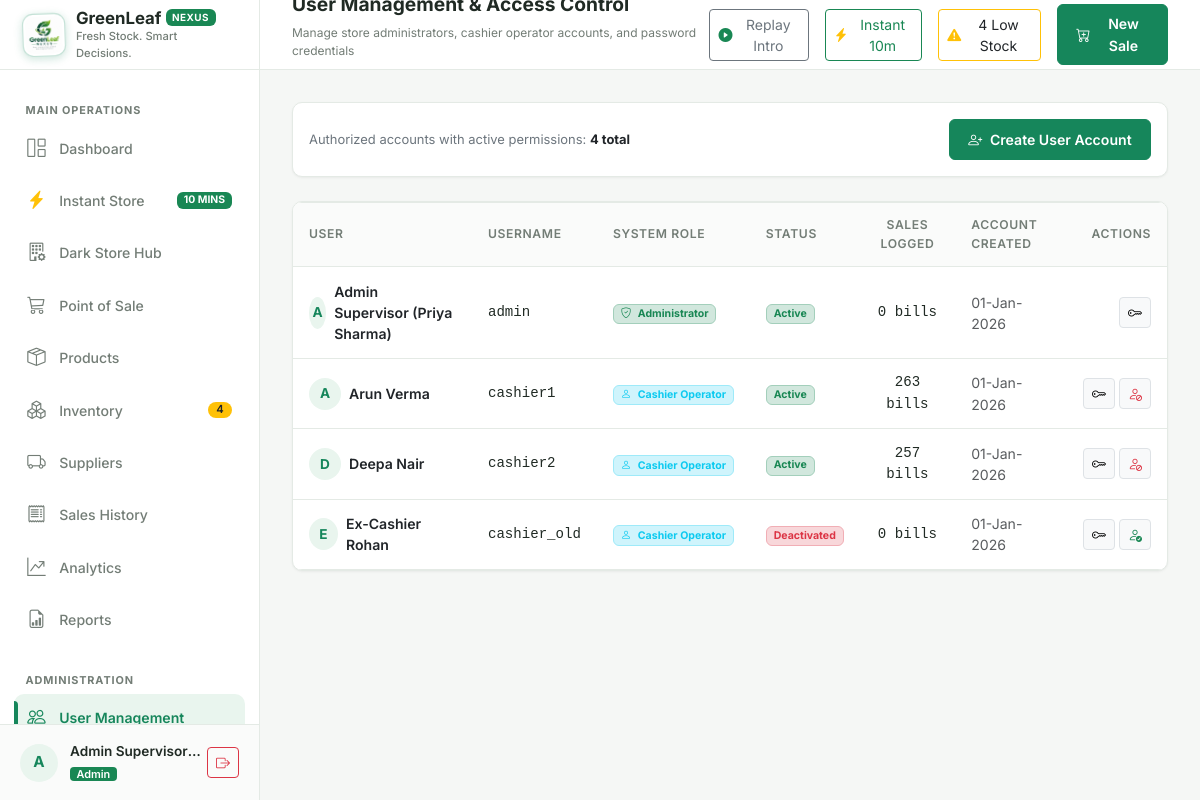
Page /users/ (signed in) on the committed database.
### models/user.py (models this page shows, shortened)
class User(UserMixin, db.Model):
    __tablename__ = "users"
    user_id = db.Column(db.Integer, primary_key=True, autoincrement=True)
    username = db.Column(db.String(50), unique=True, nullable=False, index=True)
    full_name = db.Column(db.String(100), nullable=False)
    password_hash = db.Column(db.String(255), nullable=False)
    role = db.Column(db.String(20), nullable=False, default="cashier")  # 'admin' or 'cashier'
    is_active = db.Column(db.Boolean, default=True, nullable=False)
    created_at = db.Column(db.DateTime, default=datetime.utcnow, nullable=False)
    sales = db.relationship("Sale", back_populates="cashier", lazy="dynamic")
    movements = db.relationship("InventoryMovement", back_populates="user", lazy="dynamic")
    audit_logs = db.relationship("AuditLog", back_populates="user", lazy="dynamic")
    @property
    def is_admin(self):
        return self.role == "admin"

### routes/users.py (the view)
@users_bp.route("/")
@login_required
@admin_required
def index():
    users = User.query.order_by(User.role.asc(), User.username.asc()).all()
    return render_template("users/index.html", users=users)

### routes/auth.py (called while the page is built)
def admin_required(f):
    @wraps(f)
    def decorated_function(*args, **kwargs):
        if not current_user.is_authenticated:
            return redirect(url_for("auth.login", next=request.url))
        if not current_user.is_admin:
            flash("Access denied: Administrator privileges required.", "danger")
            return abort(403)
        return f(*args, **kwargs)
    return decorated_function

### templates/users/index.html (shortened to what this page needs)
{% extends "base.html" %}
{% block page_subtitle %}Manage store administrators, cashier operator accounts, and password credentials{% endblock %}
{% block content %}
<div class="card-custom p-3 mb-4">
  <div class="d-flex align-items-center justify-content-between">
    <div class="text-secondary small">
      Authorized accounts with active permissions: <strong class="text-dark">{{ users|length }} total</strong>
    </div>
    <button type="button" class="btn btn-sm btn-green" data-bs-toggle="modal" data-bs-target="#createUserModal">
      <i class="bi bi-person-plus me-1"></i> Create User Account
    </button>
  </div>
</div>
<div class="card-custom p-0 overflow-hidden mb-4">
  <div class="table-responsive">
    <table class="table-custom mb-0">
      <thead>
        <tr>
          <th>User</th>
          <th>Username</th>
          <th>System Role</th>
          <th>Status</th>
          <th class="text-center">Sales Logged</th>
          <th>Account Created</th>
          <th class="text-end">Actions</th>
        </tr>
      </thead>
      <tbody>
        {% for u in users %}
        <tr>
          <td>
            <div class="d-flex align-items-center gap-2">
              <div class="user-avatar" style="width: 32px; height: 32px; font-size: 0.85rem;">
                {{ u.full_name[:1].upper() }}
              </div>
              <div class="fw-semibold text-dark">{{ u.full_name }}</div>
            </div>
          </td>
          <td class="font-monospace small">{{ u.username }}</td>
          <td>
            {% if u.role == 'admin' %}
              <span class="badge bg-success-subtle text-success border border-success-subtle">
                <i class="bi bi-shield-check me-1"></i> Administrator
              </span>
            {% else %}
              <span class="badge bg-info-subtle text-info border border-info-subtle">
                <i class="bi bi-person me-1"></i> Cashier Operator
              </span>
            {% endif %}
          </td>
          <td>
            {% if u.is_active %}
              <span class="badge bg-success-subtle text-success border border-success-subtle">Active</span>
            {% else %}
              <span class="badge bg-danger-subtle text-danger border border-danger-subtle">Deactivated</span>
            {% endif %}
          </td>
          <td class="text-center font-monospace">{{ u.sales.count() }} bills</td>
          <td class="small text-muted">{{ u.created_at.strftime('%d-%b-%Y') }}</td>
          <td class="text-end">
            <div class="d-inline-flex gap-1">
              <button type="button" class="btn btn-sm btn-light border py-1 px-2"
                      data-bs-toggle="modal" data-bs-target="#resetPasswordModal"
                      data-id="{{ u.user_id }}" data-username="{{ u.username }}"
                      title="Reset Password">
                <i class="bi bi-key"></i>
              </button>
              {% if u.user_id != current_user.user_id %}
              <form method="POST" action="{{ url_for('users.toggle_status', user_id=u.user_id) }}" class="d-inline" onsubmit="return confirm('Change status for user {{ u.username }}?');">
                <button type="submit" class="btn btn-sm btn-light border py-1 px-2 {% if u.is_active %}text-danger{% else %}text-success{% endif %}" title="{% if u.is_active %}Deactivate Account{% else %}Activate Account{% endif %}">
                  <i class="bi {% if u.is_active %}bi-person-slash{% else %}bi-person-check{% endif %}"></i>
                </button>
              </form>
              {% endif %}
            </div>
          </td>
        </tr>
        {% endfor %}
      </tbody>
    </table>
  </div>
</div>
{% endblock %}

### templates/base.html (shortened to what this page needs)
<!DOCTYPE html>
<html lang="en">
<head>
  <link href="https://cdn.jsdelivr.net/npm/bootstrap@5.3.3/dist/css/bootstrap.min.css" rel="stylesheet">
  <link href="https://cdn.jsdelivr.net/npm/bootstrap-icons@1.11.3/font/bootstrap-icons.min.css" rel="stylesheet">
  <link href="{{ url_for('static', filename='css/style.css') }}" rel="stylesheet">
</head>
<body>
<div class="app-container">
  <aside class="app-sidebar" id="appSidebar">
    <a href="{{ url_for('dashboard.index') if current_user.is_authenticated and current_user.is_admin else url_for('pos.index') }}" class="brand-section text-decoration-none">
      <img src="{{ url_for('static', filename='img/greenleaf-nexus-logo.png') }}" alt="GreenLeaf Nexus Official Logo" class="brand-logo-img">
      <div class="brand-text">
        <h1 class="d-flex align-items-center gap-1 mb-0">
          GreenLeaf <span class="badge bg-success text-white fw-bold" style="font-size: 0.62rem; letter-spacing: 0.5px;">NEXUS</span>
        </h1>
        <p class="mb-0">{{ STORE_TAGLINE }}</p>
      </div>
    </a>
    <nav class="sidebar-nav">
      <div class="nav-section-title">Main Operations</div>
      {% if current_user.is_authenticated and current_user.is_admin %}
      <a href="{{ url_for('dashboard.index') }}" class="nav-link-custom {% if request.endpoint == 'dashboard.index' %}active{% endif %}">
        <i class="bi bi-grid-1x2"></i>
        <span>Dashboard</span>
      </a>
      {% endif %}
      <a href="{{ url_for('express.store') }}" class="nav-link-custom {% if request.endpoint.startswith('express.store') %}active{% endif %}">
        <i class="bi bi-lightning-charge-fill text-warning"></i>
        <span>Instant Store</span>
        <span class="badge bg-success ms-auto" style="font-size: 0.65rem;">10 MINS</span>
      </a>
      {% if current_user.is_authenticated and current_user.is_admin %}
      <a href="{{ url_for('express.picker_console') }}" class="nav-link-custom {% if request.endpoint.startswith('express.picker') %}active{% endif %}">
        <i class="bi bi-building-gear"></i>
        <span>Dark Store Hub</span>
      </a>
      {% endif %}
      <a href="{{ url_for('pos.index') }}" class="nav-link-custom {% if request.endpoint.startswith('pos.') %}active{% endif %}">
        <i class="bi bi-cart3"></i>
        <span>Point of Sale</span>
      </a>
      {% if current_user.is_authenticated and current_user.is_admin %}
      <a href="{{ url_for('products.index') }}" class="nav-link-custom {% if request.endpoint.startswith('products.') %}active{% endif %}">
        <i class="bi bi-box-seam"></i>
        <span>Products</span>
      </a>
      <a href="{{ url_for('inventory.index') }}" class="nav-link-custom {% if request.endpoint.startswith('inventory.') %}active{% endif %}">
        <i class="bi bi-boxes"></i>
        <span>Inventory</span>
        {% if LOW_STOCK_GLOBAL_COUNT > 0 %}
          <span class="badge bg-warning text-dark sidebar-badge">{{ LOW_STOCK_GLOBAL_COUNT }}</span>
        {% endif %}
      </a>
      <a href="{{ url_for('suppliers.index') }}" class="nav-link-custom {% if request.endpoint.startswith('suppliers.') %}active{% endif %}">
        <i class="bi bi-truck"></i>
        <span>Suppliers</span>
      </a>
      {% endif %}
      <a href="{{ url_for('sales.index') }}" class="nav-link-custom {% if request.endpoint.startswith('sales.') %}active{% endif %}">
        <i class="bi bi-receipt"></i>
        <span>Sales History</span>
      </a>
      {% if current_user.is_authenticated and current_user.is_admin %}
      <a href="{{ url_for('analytics.index') }}" class="nav-link-custom {% if request.endpoint.startswith('analytics.') %}active{% endif %}">
        <i class="bi bi-graph-up-arrow"></i>
        <span>Analytics</span>
      </a>
      <a href="{{ url_for('reports.index') }}" class="nav-link-custom {% if request.endpoint.startswith('reports.') %}active{% endif %}">
        <i class="bi bi-file-earmark-bar-graph"></i>
        <span>Reports</span>
      </a>
      <div class="nav-section-title mt-3">Administration</div>
      <a href="{{ url_for('users.index') }}" class="nav-link-custom {% if request.endpoint.startswith('users.') %}active{% endif %}">
        <i class="bi bi-people"></i>
        <span>User Management</span>
      </a>
      {% endif %}
    </nav>
    <div class="user-profile-widget">
      <div class="user-avatar">
        {{ current_user.full_name[:1].upper() if current_user.is_authenticated else 'G' }}
      </div>
      <div class="user-info-text">
        <div class="user-name">{{ current_user.full_name if current_user.is_authenticated else 'Guest' }}</div>
        <span class="user-role-badge {% if current_user.is_authenticated and current_user.is_admin %}badge bg-success{% else %}badge bg-secondary{% endif %}">
          {{ current_user.role if current_user.is_authenticated else 'Visitor' }}
        </span>
      </div>
      <a href="{{ url_for('auth.logout') }}" class="btn btn-sm btn-outline-danger ms-1" title="Log Out">
        <i class="bi bi-box-arrow-right"></i>
      </a>
    </div>
  </aside>
  <div class="main-wrapper">
    <header class="app-topbar">
      <div class="d-flex align-items-center gap-3">
        <div class="topbar-title-section">
          <h2>{% block page_title %}Overview{% endblock %}</h2>
          <p>{% block page_subtitle %}Real-time store management and inventory surveillance{% endblock %}</p>
        </div>
      </div>
      <div class="topbar-actions">
        <button type="button" class="btn btn-sm btn-outline-secondary d-none d-md-inline-flex align-items-center gap-1" id="btnReplayIntro" title="Replay 'Welcome to GreenLeaf Nexus' Framer Page Transition">
          <i class="bi bi-play-circle-fill text-success"></i>
          <span>Replay Intro</span>
        </button>
        <a href="{{ url_for('express.store') }}" class="btn btn-sm btn-outline-success d-inline-flex align-items-center gap-1">
          <i class="bi bi-lightning-charge-fill text-warning"></i>
          <span class="d-none d-sm-inline">Instant 10m</span>
        </a>
        {% if LOW_STOCK_GLOBAL_COUNT > 0 and current_user.is_authenticated and current_user.is_admin %}
        <a href="{{ url_for('inventory.index', filter='low_stock') }}" class="btn btn-sm btn-outline-warning text-dark d-none d-md-inline-flex align-items-center gap-1" title="Low stock products require attention">
          <i class="bi bi-exclamation-triangle-fill text-warning"></i>
          <span>{{ LOW_STOCK_GLOBAL_COUNT }} Low Stock</span>
        </a>
        {% endif %}
        <a href="{{ url_for('pos.index') }}" class="btn btn-sm btn-green d-flex align-items-center gap-2">
          <i class="bi bi-cart-plus"></i>
          <span class="d-none d-sm-inline">New Sale</span>
        </a>
      </div>
    </header>
    <main class="content-body">
      {% block content %}{% endblock %}
    </main>
  </div>
</div>
</body>
</html>

### rows in the picture
User: is_active+full_name "A", is_active+full_name "Admin Supervisor…", is_active+role "Admin", full_name "A", full_name "Admin Supervisor (Priya Sharma)", username "admin", shows "Administrator", shows "Active", sales.count "0", created_at "01-Jan-2026"
User: full_name "A", full_name "Arun Verma", username "cashier1", role "cashier" (drawn), is_active "Active", sales.count "263", created_at "01-Jan-2026"
User: full_name "D", full_name "Deepa Nair", username "cashier2", role "cashier" (drawn), is_active "Active", sales.count "257", created_at "01-Jan-2026"
User: full_name "E", full_name "Ex-Cashier Rohan", username "cashier_old", role "cashier" (drawn), is_active "Deactivated", sales.count "0", created_at "01-Jan-2026"

### other values in the picture
{{ STORE_TAGLINE }} "Fresh Stock. Smart Decisions."
{{ LOW_STOCK_GLOBAL_COUNT }} "4"
{{ users|length }} "4"
